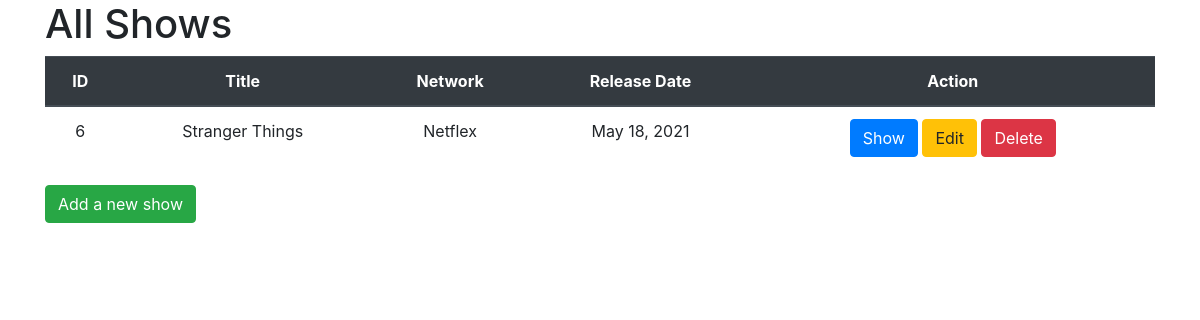
Page /shows/ on the committed database.
### tv_app/models.py (models this page shows)
class Shows(models.Model):
    title = models.CharField(max_length=255)
    network = models.CharField(max_length=255)
    description = models.TextField()
    release_date = models.DateField()
    objects = ShowsManager()
    created_at = models.DateTimeField(auto_now_add=True)
    updated_at = models.DateTimeField(auto_now=True)

### tv_app/views.py (the view)
# urls.py: path('', views.read_all),
def read_all(request):
    context = {
        'shows': read_shows()
    }
    return render(request,'read_all.html', context)

### tv_app/models.py (called while the page is built)
def read_shows():
    all_shows = Shows.objects.all()
    return  all_shows

### tv_app/templates/read_all.html (shortened to what this page needs)
<!DOCTYPE html>
<html lang="en">
<head>
    <link rel="stylesheet" href="https://stackpath.bootstrapcdn.com/bootstrap/4.3.1/css/bootstrap.min.css">
</head>
<body>
    <main class="container">
        <h1>All Shows</h1>
        <table class="table text-center">
            <thead class="thead-dark">
                <tr>
                    <th scope="col">ID</th>
                    <th scope="col">Title</th>
                    <th scope="col">Network</th>
                    <th scope="col">Release Date</th>
                    <th scope="col">Action</th>
                </tr>
            </thead>
            <tbody>
                {% for show in shows %}
                    <tr>
                        <td>{{show.id}}</td>
                        <td>{{show.title}}</td>
                        <td>{{show.network}}</td>
                        <td>{{show.release_date}}</td>
                        <td>
                            <a href="{{show.id}}" class="btn btn-primary">Show</a>
                            <a href="{{show.id}}/edit" class="btn btn-warning">Edit</a>
                            <a href="delete/{{show.id}}" class="btn btn-danger">Delete</a>
                        </td>
                    </tr>
                {% endfor %}
            </tbody>
        </table>
        <a href="new" class="btn btn-success">Add a new show</a>
    </main>
</body>
</html>

### rows in the picture
Shows: id "6", title "Stranger Things", network "Netflex", release_date "May 18, 2021"
